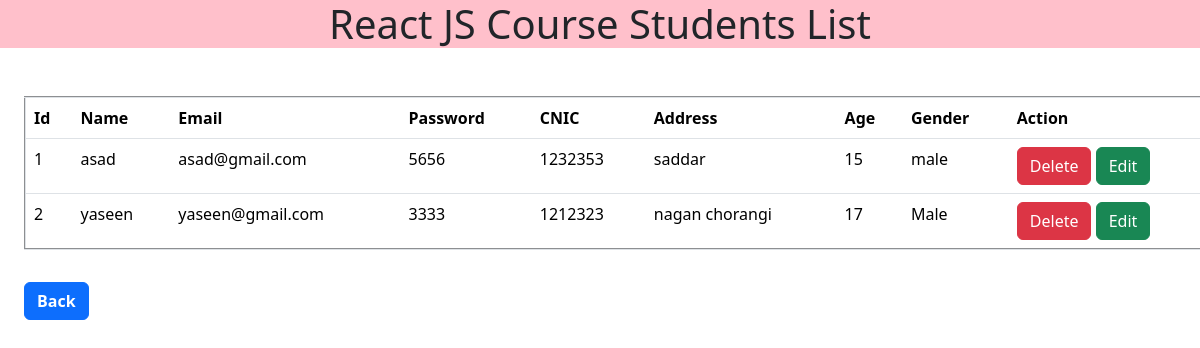
The page /reactjs.php on the database its author committed.
### tables this page shows
CREATE TABLE `students` (
  `id` int(11) NOT NULL,
  `name` varchar(255) DEFAULT NULL,
  `email` varchar(255) DEFAULT NULL,
  `password` varchar(255) DEFAULT NULL,
  `CNIC` varchar(255) DEFAULT NULL,
  `address` varchar(255) DEFAULT NULL,
  `age` int(11) DEFAULT NULL,
  `gender` varchar(255) DEFAULT NULL,
  `role` varchar(255) DEFAULT NULL,
  `status` varchar(255) DEFAULT 'unverified',
  `date` timestamp NOT NULL DEFAULT current_timestamp() ON UPDATE current_timestamp(),
  `course_id` int(11) NOT NULL
);

### reactjs.php (the view, shortened to what this page needs)
<?php
$con = mysqli_connect("localhost", "root", "", "join_checking");
$course_name = 'react_js';
?>
<!doctype html>
<html lang="en">
<head>
    <link href="https://cdn.jsdelivr.net/npm/bootstrap@5.0.2/dist/css/bootstrap.min.css" rel="stylesheet">
    <link rel="stylesheet" href="css/bootstrap.min.css">
</head>
<body>
<center><h1 style="background-color: pink;">React JS Course Students List</h1></center>
<table class="table mt-5 m-4" border="2px">
    <tr>
        <th>Id</th>
        <th>Name</th>
        <th>Email</th>
        <th>Password</th>
        <th>CNIC</th>
        <th>Address</th>
        <th>Age</th>
        <th>Gender</th>
        <th>Action</th>
    </tr>
<?php
$query = mysqli_query($con, "SELECT students.*, course.Course_name
                             FROM students
                             JOIN course ON students.course_id = course.id
                             WHERE course.Course_name = '$course_name'");
if (mysqli_num_rows($query) > 0) {
    $sno = 1;
    foreach ($query as $data) {
        ?>
        <tr>
            <td><?php echo $sno ?></td>
            <td><?php echo $data['name']?></td>
            <td><?php echo $data['email']?></td>
            <td><?php echo $data['password']?></td>
            <td><?php echo $data['CNIC']?></td>
            <td><?php echo $data['address']?></td>
            <td><?php echo $data['age']?></td>
            <td><?php echo $data['gender']?></td>
            <td>
                <button class="btn btn-danger"
                data-bs-toggle="modal" data-bs-target="#deleteUser_<?php echo $data['id'] ?>">
                Delete</button>
                <button class="btn btn-success" data-bs-toggle="modal"
                data-bs-target="#editUser_<?php echo $data['id'] ?>">Edit</button>
            </td>
        </tr>
        <?php
        $sno++;
    }
} else {
    ?>
    <tr>
        <td colspan="10">Data Not Available Yet!</td>
    </tr>
    <?php
}
?>
</table>
<form>
    <button class="btn btn-primary m-4 mt-2" type="button">
        <a href="tpublic.php?student-list" style="text-decoration: none; color: white; font-weight: bold;">Back</a>
    </button>
</form>
</body>
</html>

### rows shown on the page
students: name "asad", email "asad@gmail.com", password "5656", CNIC "1232353", address "saddar", age "15", gender "male"
students: name "yaseen", email "yaseen@gmail.com", password "3333", CNIC "1212323", address "nagan chorangi", age "17", gender "Male"
